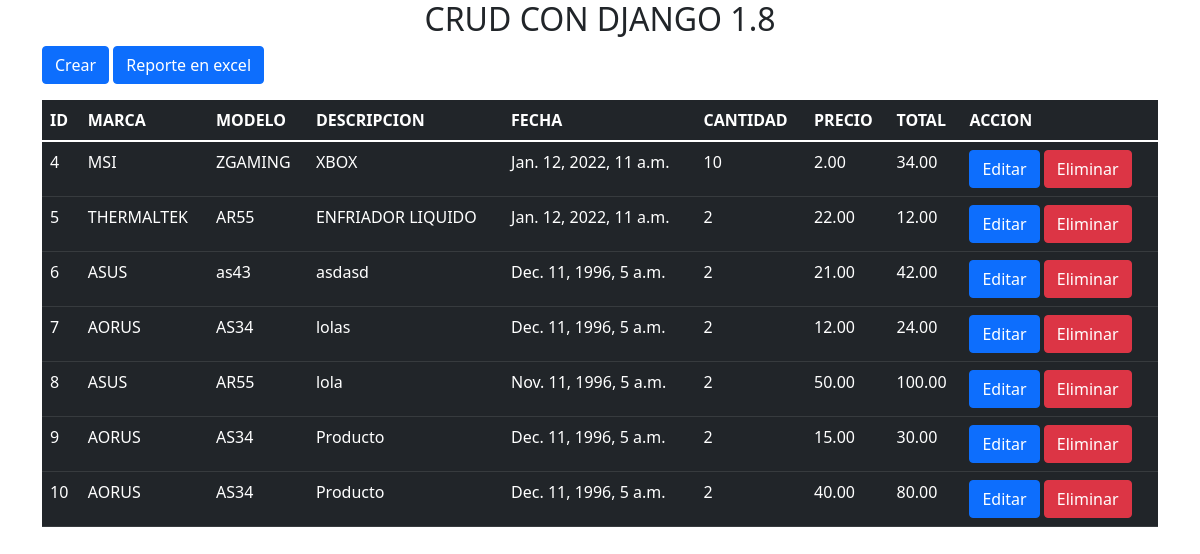
Before: / with the older database file.
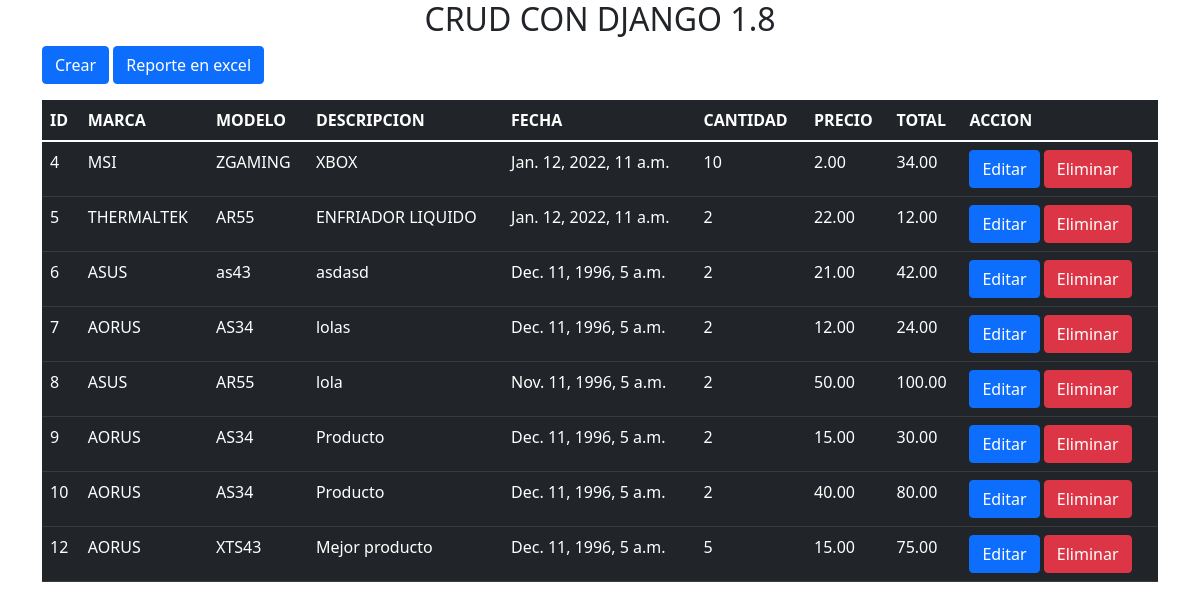
After: the same page with the newer database file.
### crud/models.py (models this page shows, shortened)
class Producto(models.Model):
    marca = models.ForeignKey(Marca,on_delete=models.CASCADE)
    modelo = models.ForeignKey(Modelo, on_delete=models.CASCADE)
    descripcion = models.CharField(max_length=100)
    fecha=models.DateTimeField()
    cantidad=models.IntegerField()
    precio=models.DecimalField(max_digits=8,decimal_places=2)
    total=models.DecimalField(max_digits=8,decimal_places=2)
    created = models.DateTimeField(auto_now_add=True)
    modified = models.DateTimeField(auto_now=True)

class Marca(models.Model):
    descripcion = models.CharField(max_length=100)
    created = models.DateTimeField(auto_now_add=True)
    modified = models.DateTimeField(auto_now=True)
    def __str__(self):
        return self.descripcion

class Modelo(models.Model):
    descripcion = models.CharField(max_length=100)
    created = models.DateTimeField(auto_now_add=True)
    modified = models.DateTimeField(auto_now=True)
    def __str__(self):
        return self.descripcion

### crud/views.py (the view)
# urls.py: url(r'^$',views.list,name='index'),
def list(request):
    productos = Producto.objects.all()
    return render(request,'productos/index.html',{'productos':productos})

### templates/productos/index.html
{% extends 'base.html' %}
{% block content %}
    <a href="{% url 'crud:create' %}" class="btn btn-primary">Crear</a>
    <a href="{% url 'crud:reporte'%}" class="btn btn-primary">Reporte en excel</a>
    <table class="table table-dark striped mt-3">
        <thead>
            <tr>
                <th scope="col">ID</th>
                <th scope="col">MARCA</th>
                <th scope="col">MODELO</th>
                <th scope="col">DESCRIPCION</th>
                <th scope="col">FECHA</th>
                <th scope="col">CANTIDAD</th>
                <th scope="col">PRECIO</th>
                <th scope="col">TOTAL</th>
                <th scope="col">ACCION</th>
            </tr>
        </thead>
        <tbody>
            {% for producto in productos%}
            <tr>
                <td>{{producto.id}}</td>
                <td>{{producto.marca}}</td>
                <td>{{producto.modelo}}</td>
                <td>{{producto.descripcion}}</td>
                <td>{{producto.fecha}}</td>
                <td>{{producto.cantidad}}</td>
                <td>{{producto.precio}}</td>
                <td>{{producto.total}}</td>
                <td>
                    <a href="{% url 'crud:update' producto.id %}" class="btn btn-primary">Editar</a>
                    <a href="{% url 'crud:delete' producto.id %}" class="btn btn-danger">Eliminar</a>
                </td>
            </tr>
            {% endfor %}
        </tbody>
    </table>
{% endblock %}

### templates/base.html (shortened to what this page needs)
<!doctype html>
<html lang="en">
<head>
<link href="https://cdn.jsdelivr.net/npm/bootstrap@5.1.3/dist/css/bootstrap.min.css" rel="stylesheet">
</head>
<body>
<h2 class="text-center">CRUD CON DJANGO 1.8</h2>
<div class="container">
    {% block content %}
    {% endblock %}
</div>
</body>
</html>

Changed rows visible on the page:
added Producto: id "12", marca "AORUS", modelo "XTS43", descripcion "Mejor producto", fecha "Dec. 11, 1996, 5 a.m.", cantidad "5", precio "15.00", total "75.00"
